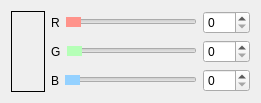
      <widget class="QWidget" name="layoutWidget">
       <property name="geometry">
        <rect>
         <x>10</x>
         <y>320</y>
         <width>261</width>
         <height>71</height>
        </rect>
       </property>
       <layout class="QHBoxLayout" name="horizontalLayout_29">
        <item>
         <widget class="QLabel" name="v_color_prev">
          <property name="sizePolicy">
           <sizepolicy hsizetype="Minimum" vsizetype="Preferred">
            <horstretch>0</horstretch>
            <verstretch>0</verstretch>
           </sizepolicy>
          </property>
          <property name="minimumSize">
           <size>
            <width>34</width>
            <height>0</height>
           </size>
          </property>
          <property name="maximumSize">
           <size>
            <width>40</width>
            <height>16777215</height>
           </size>
          </property>
          <property name="frameShape">
           <enum>QFrame::Box</enum>
          </property>
          <property name="text">
           <string/>
          </property>
         </widget>
        </item>
        <item>
         <layout class="QVBoxLayout" name="verticalLayout">
          <item>
           <layout class="QHBoxLayout" name="horizontalLayout">
            <item>
             <widget class="QLabel" name="v_red_label">
              <property name="text">
               <string>R</string>
              </property>
             </widget>
            </item>
            <item>
             <widget class="QSlider" name="v_red_slider">
              <property name="styleSheet">
               <string notr="true">.QSlider {
	height: 10px;
}

QSlider::handle:horizontal {
background: rgb(255, 147, 139);
}</string>
              </property>
              <property name="maximum">
               <number>255</number>
              </property>
              <property name="orientation">
               <enum>Qt::Horizontal</enum>
              </property>
             </widget>
            </item>
            <item>
             <widget class="QSpinBox" name="v_red_spinbox">
              <property name="maximum">
               <number>255</number>
              </property>
             </widget>
            </item>
           </layout>
          </item>
          <item>
           <layout class="QHBoxLayout" name="horizontalLayout_2">
            <item>
             <widget class="QLabel" name="v_green_label">
              <property name="text">
               <string>G</string>
              </property>
             </widget>
            </item>
            <item>
             <widget class="QSlider" name="v_green_slider">
              <property name="styleSheet">
               <string notr="true">.QSlider {
	height: 10px;
}

QSlider::handle:horizontal {
background: rgb(181, 255, 183);
}</string>
              </property>
              <property name="maximum">
               <number>255</number>
              </property>
              <property name="orientation">
               <enum>Qt::Horizontal</enum>
              </property>
             </widget>
            </item>
            <item>
             <widget class="QSpinBox" name="v_green_spinbox">
              <property name="maximum">
               <number>255</number>
              </property>
             </widget>
            </item>
           </layout>
          </item>
          <item>
           <layout class="QHBoxLayout" name="horizontalLayout_4">
            <item>
             <widget class="QLabel" name="v_blue_label">
              <property name="text">
               <string>B</string>
              </property>
             </widget>
            </item>
            <item>
             <widget class="QSlider" name="v_blue_slider">
              <property name="styleSheet">
               <string notr="true">.QSlider {
	height: 10px;
}

QSlider::handle:horizontal {
background: rgb(148, 209, 255);
}</string>
              </property>
              <property name="maximum">
               <number>255</number>
              </property>
              <property name="orientation">
               <enum>Qt::Horizontal</enum>
              </property>
             </widget>
            </item>
            <item>
             <widget class="QSpinBox" name="v_blue_spinbox">
              <property name="maximum">
               <number>255</number>
              </property>
             </widget>
            </item>
           </layout>
          </item>
         </layout>
        </item>
       </layout>
      </widget>
